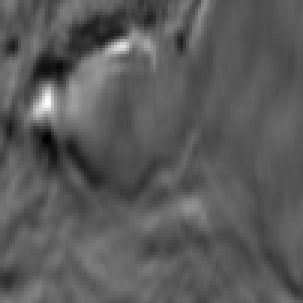
#> input picture data/train/images/02adf272e9.png, 101 x 101 px, given in place of 575d24d81d.png, which was not available (shown 3 times larger)
$ jupyter execute --allow-errors Image-Augmentation-GaussianNoise.ipynb
#> lines starting #> are read from the running program, lines starting #| are printed output that depends on the picture; pictures that were not available may be replaced by others from this repository, and a replacement may not be noted
[cell 1]
from matplotlib.pyplot import imshow
import pandas as pd
import os
import cv2
import numpy as np

[cell 2]
fnames = pd.read_csv('data/train.csv', usecols=['id'])
#> (reads data/train.csv from the repository)

[cell 3]
def add_gaussian_noise(image_in, noise_sigma):
    temp_image = np.float64(np.copy(image_in))

    h = temp_image.shape[0]
    w = temp_image.shape[1]
    noise = np.random.randn(h, w) * noise_sigma

    noisy_image = np.zeros(temp_image.shape, np.float64)
    if len(temp_image.shape) == 2:
        noisy_image = temp_image + noise
    else:
        noisy_image[:,:,0] = temp_image[:,:,0] + noise
        noisy_image[:,:,1] = temp_image[:,:,1] + noise
        noisy_image[:,:,2] = temp_image[:,:,2] + noise

    """
    print('min,max = ', np.min(noisy_image), np.max(noisy_image))
    print('type = ', type(noisy_image[0][0][0]))
    """

    return noisy_image

[cell 4]
def save_image_gaussian_noise():
    if not os.path.exists('data_aug/train/images_gaussian noise/'):
        os.makedirs('data_aug/train/images_gaussian noise/')
    if not os.path.exists('data_aug/train/masks_gaussian noise/'):
        os.makedirs('data_aug/train/masks_gaussian noise/')
    for fname in fnames.id:
        img = cv2.imread(f'data/train/images/{fname}.png', cv2.IMREAD_UNCHANGED)
#> img is the input picture: shape (101, 101, 3); min 0, max 255, mean 90.4
        mask = cv2.imread(f'data/train/masks/{fname}.png', cv2.IMREAD_UNCHANGED)
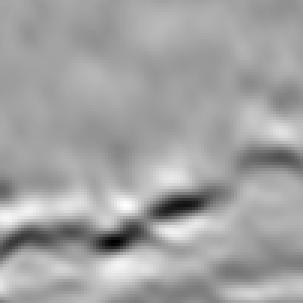
#> input picture data/train/images/05f09b380c.png, 101 x 101 px, given in place of 575d24d81d.png, which was not available (shown 3 times larger)
#> mask is the input picture: shape (101, 101, 3); min 0, max 255, mean 162.6
        grayscale_image = cv2.cvtColor(img, cv2.COLOR_BGR2GRAY)
        noisy_sigma = 35
        noisy_image = add_gaussian_noise(grayscale_image, noisy_sigma)
#> in add_gaussian_noise, `noisy_image = temp_image + noise`:
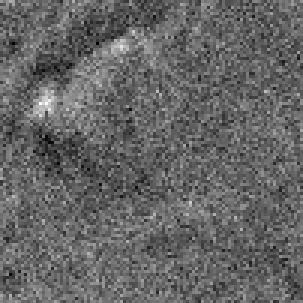
#> noisy_image: shape (101, 101) float64 (shown 3 times larger); min -63.08, max 321, mean 89.8; drawn with min black and max white
        noisy_mask = add_gaussian_noise(mask, noisy_sigma)
#> call 2 of add_gaussian_noise, with noise_sigma = 35
#> in add_gaussian_noise (call 2), `noisy_image[:,:,0] = temp_image[:,:,0] + noise`:
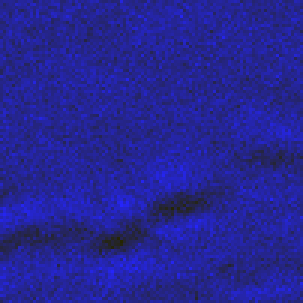
#> noisy_image: shape (101, 101, 3) float64 (shown 3 times larger); mean B, G, R 163, 0, 0; drawn with min black and max white
#> in add_gaussian_noise (call 2), `noisy_image[:,:,1] = temp_image[:,:,1] + noise`:
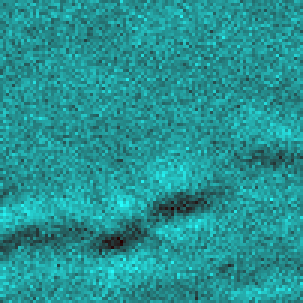
#> noisy_image: shape (101, 101, 3) float64 (shown 3 times larger); mean B, G, R 163, 163, 0; drawn with min black and max white
#> in add_gaussian_noise (call 2), `noisy_image[:,:,2] = temp_image[:,:,2] + noise`:
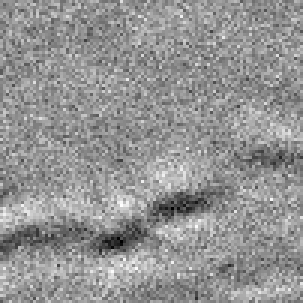
#> noisy_image: shape (101, 101, 3) float64 (shown 3 times larger); min -55.82, max 320.5, mean 163; drawn with min black and max white
        cv2.imwrite(f'data_aug/train/images_gaussian noise/{fname}.png', noisy_image)
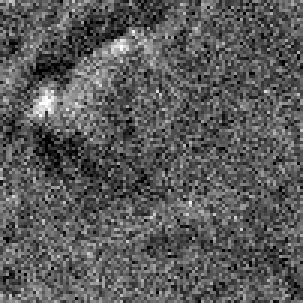
#> saved as 575d24d81d.png: shape (101, 101) (shown 3 times larger); min 0, max 255, mean 90
        cv2.imwrite(f'data_aug/train/masks_gaussian noise/{fname}.png', noisy_mask)
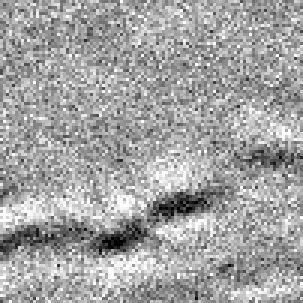
#> saved as 575d24d81d.png: shape (101, 101, 3) (shown 3 times larger); min 0, max 255, mean 162.7
